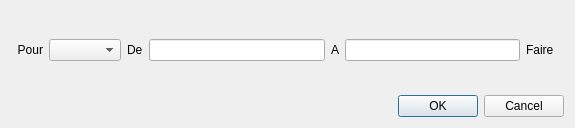
<?xml version="1.0" encoding="UTF-8"?>
<ui version="4.0">
 <class>Pourfaire</class>
 <widget class="QDialog" name="Pourfaire">
  <property name="geometry">
   <rect>
    <x>0</x>
    <y>0</y>
    <width>575</width>
    <height>128</height>
   </rect>
  </property>
  <property name="windowTitle">
   <string>Dialog</string>
  </property>
  <layout class="QGridLayout" name="gridLayout">
   <item row="0" column="0" colspan="2">
    <layout class="QHBoxLayout" name="horizontalLayout">
     <item>
      <widget class="QLabel" name="label">
       <property name="text">
        <string>  Pour</string>
       </property>
      </widget>
     </item>
     <item>
      <widget class="QComboBox" name="cmp"/>
     </item>
     <item>
      <widget class="QLabel" name="label_2">
       <property name="text">
        <string>De</string>
       </property>
      </widget>
     </item>
     <item>
      <widget class="QLineEdit" name="vi"/>
     </item>
     <item>
      <widget class="QLabel" name="label_3">
       <property name="text">
        <string>A</string>
       </property>
      </widget>
     </item>
     <item>
      <widget class="QLineEdit" name="vf"/>
     </item>
     <item>
      <widget class="QLabel" name="label_4">
       <property name="text">
        <string>Faire   </string>
       </property>
      </widget>
     </item>
    </layout>
   </item>
   <item row="1" column="0">
    <spacer name="horizontalSpacer">
     <property name="orientation">
      <enum>Qt::Horizontal</enum>
     </property>
     <property name="sizeHint" stdset="0">
      <size>
       <width>273</width>
       <height>20</height>
      </size>
     </property>
    </spacer>
   </item>
   <item row="1" column="1">
    <widget class="QDialogButtonBox" name="buttonBox">
     <property name="standardButtons">
      <set>QDialogButtonBox::Cancel|QDialogButtonBox::Ok</set>
     </property>
    </widget>
   </item>
  </layout>
 </widget>
 <resources/>
 <connections/>
</ui>
